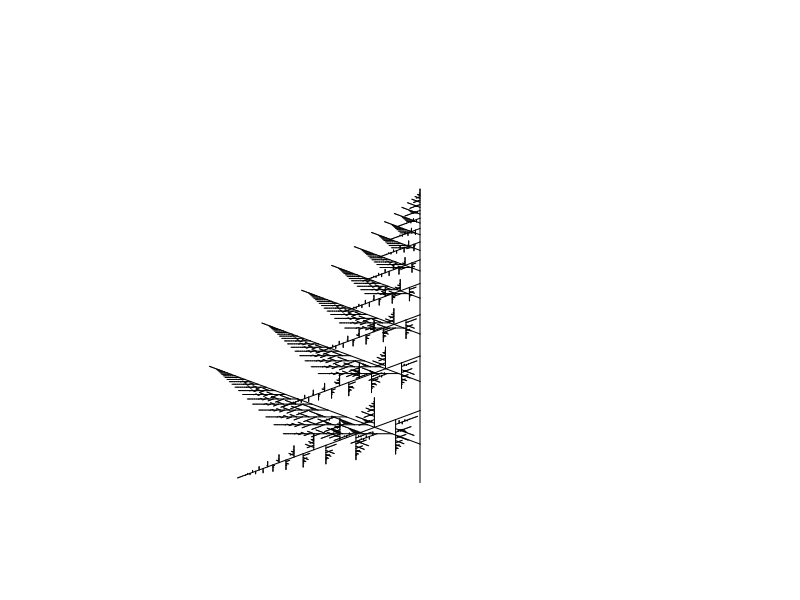

Write R code to recreate this figure.
#!usr/bin/env Rscript

# script:
# Desc:
# Author: David Bridgwood (dmb2417@ic.ac.uk)

rm(list = ls())
graphics.off()

###############################################################################
# fractals in nature
###############################################################################


############################ 19 the chaos game! ###############################


chaos_game <- function(np = 1000){
    a <- c(0, 0)
    b <- c(3, 4)
    c <- c(4, 1)
    X <- c(0, 0)
    plot(X[1], X[2], cex = 0.1, xlim = c(0, 4), ylim = c(0, 4))
    z <- c(list(a), list(b), list(c))
    for(i in 1:np){
        target_point <- z[[sample(c(1,2,3), 1)]]
        new_x <- max(target_point[1], X[1]) - ((max(target_point[1], X[1]) -
                                                min(target_point[1], X[1]))/2)
        new_y <- max(target_point[2], X[2]) - ((max(target_point[2], X[2]) -
                                                min(target_point[2], X[2]))/2)
        X <- c(new_x, new_y)
        points(X[1], X[2], cex = 0.1)
    }
}

# chaos_game()


################################ 20 turtle ####################################


turtle <- function(start_pos = c(0,0), direction = pi/4, v_len = 1){
    end_x = start_pos[1] + cos(direction)*v_len
    end_y = start_pos[2] + sin(direction)*v_len
    segments(start_pos[1], start_pos[2], end_x, end_y)
    return(c(end_x, end_y))
}

# plot.new()
# plot.window(xlim = c(-1,1), ylim = c(-1,1))
# turtle()


################################ 21 elbow #####################################


elbow <- function(start_pos = c(0,0), direction = pi/4, v_len = 1){
    start_pos <- turtle(start_pos, direction, v_len)
    direction2  <- direction - (pi/4)
    v_len1<- v_len*0.95
    turtle(start_pos, direction2, v_len1)
}

# plot.new()
# plot.window(xlim = c(0,4), ylim = c(-2,2))
# elbow()


############################## 22 spiral ######################################


spiral <- function(start_pos = c(0,0), direction = pi/4, v_len = 1){
    start_pos <- turtle(start_pos, direction, v_len)
    direction2  <- direction - (pi/4)
    v_len1 <- v_len*0.95
    spiral(start_pos, direction2, v_len1)
}

# plot.new()
# plot.window(xlim = c(0,4), ylim = c(-2,2))
# spiral()


############################## 23 spiral_2 ####################################


spiral_2 <- function(start_pos = c(0,0), direction = pi/4, v_len = 1){
    if(v_len > 0.01){
        start_pos <- turtle(start_pos, direction, v_len)
        direction2  <- direction - (pi/4)
        v_len1 <- v_len*0.95
        spiral_2(start_pos, direction2, v_len1)
    }
}

# plot.new()
# plot.window(xlim = c(0,3), ylim = c(-2,2))
# spiral_2()


################################ 24 tree ######################################


tree <- function(start_pos = c(0,0), direction = pi/2 , v_len = 1){
    if(v_len > 0.01){
        start_pos <- turtle(start_pos, direction, v_len)
        direction2  <- direction - (pi/4)
        direction3 <- direction + (pi/4)
        v_len1 <- v_len*0.65
        tree(start_pos, direction2, v_len1)
        tree(start_pos, direction3, v_len1)
    }
}

# plot.new()
# plot.window(xlim = c(-3,3), ylim = c(0,3))
# tree()


############################### 25 fern #######################################


fern <- function(start_pos = c(0,0), direction = pi/2 , v_len = 1){
    if(v_len > 0.01){
        start_pos <- turtle(start_pos, direction, v_len)
        direction3  <- direction + (pi/4)
        direction2 <- direction
        v_len1 <- v_len*0.87
        v_len2 <- v_len*0.38
        fern(start_pos, direction2, v_len1)
        fern(start_pos, direction3, v_len2)
    }
}

# plot.new()
# plot.window(xlim = c(-3,3), ylim = c(0,8))
# fern()



############################## 26 fern_2 ######################################

fern_2 <- function(start_pos = c(0,0), direction = pi/2 , v_len = 1, dir = -1){
    if(v_len > 0.01){
        start_pos <- turtle(start_pos, direction, v_len)
        dir <- -dir
        direction3 <- dir*(direction + (pi/4))
        direction2 <- direction
        v_len1 <- v_len*0.87
        v_len2 <- v_len*0.38
        fern_2(start_pos, direction2, v_len1, dir)
        fern_2(start_pos, direction3, v_len2, dir)
    }
}


plot.new()
plot.window(xlim = c(-3,3), ylim = c(0,10))
fern_2()
